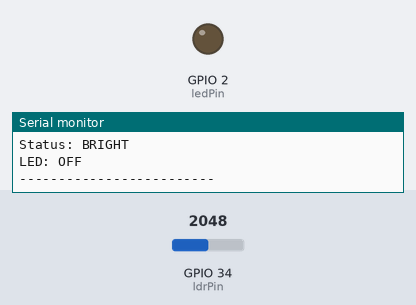
A sketch run on a simulated ESP32. On the bench: output pins drawn as LEDs (lit = HIGH), the last lines printed to the serial monitor. The inputs (shaded band) are chosen by the test bench; at power-on: GPIO 34 (ldrPin) = 2048.

Above: at 1.8 s.
1.9 s: GPIO 34 (ldrPin) set to 1961
At 2.6 s:
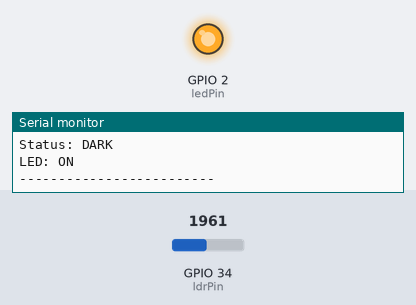
3.5 s: GPIO 34 (ldrPin) set to 2040
At 5.2 s:
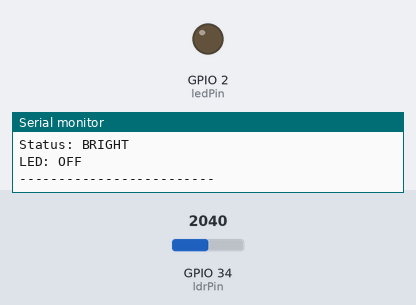
5.5 s: GPIO 34 (ldrPin) set to 1960
At 7.0 s:
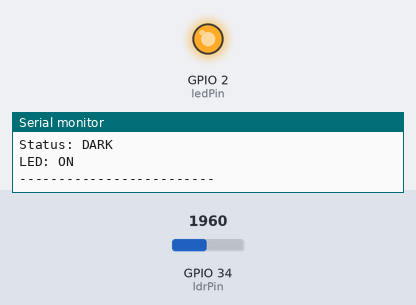
Timing chart, 0 to 8.5 s (numbered marks = the images above; inputs shaded):
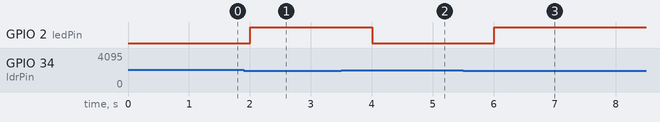

Measured:
- the behaviour switches between 2000 and 1999 on GPIO 34 (ldrPin) (found by bisection; images 0 and 1)
- after the input at 1.9 s, GPIO 2 (ledPin): LOW → HIGH after 0.10 s
- after the input at 3.5 s, GPIO 2 (ledPin): HIGH → LOW after 0.51 s
- after the input at 5.5 s, GPIO 2 (ledPin): LOW → HIGH after 0.51 s

The sketch:

LDR_ESP32.ino
```cpp
// ESP32 + LDR Sensor Module

const int ldrPin = 34;     // AO pin of LDR module
const int ledPin = 2;      // LED connected to GPIO2

const int threshold = 2000; // Adjust after observing sensor values

void setup() {
  Serial.begin(115200);
  pinMode(ledPin, OUTPUT);

  Serial.println("Automatic Light Control System");
}

void loop() {

  // Read light intensity
  int lightValue = analogRead(ldrPin);

  // Display on Serial Monitor
  Serial.print("Light Value: ");
  Serial.println(lightValue);

  // Trigger action when threshold passes
  if (lightValue < threshold) {

    digitalWrite(ledPin, HIGH);

    Serial.println("Status: DARK");
    Serial.println("LED: ON");

  } else {

    digitalWrite(ledPin, LOW);

    Serial.println("Status: BRIGHT");
    Serial.println("LED: OFF");

  }

  Serial.println("-------------------------");

  delay(1000);
}
```
